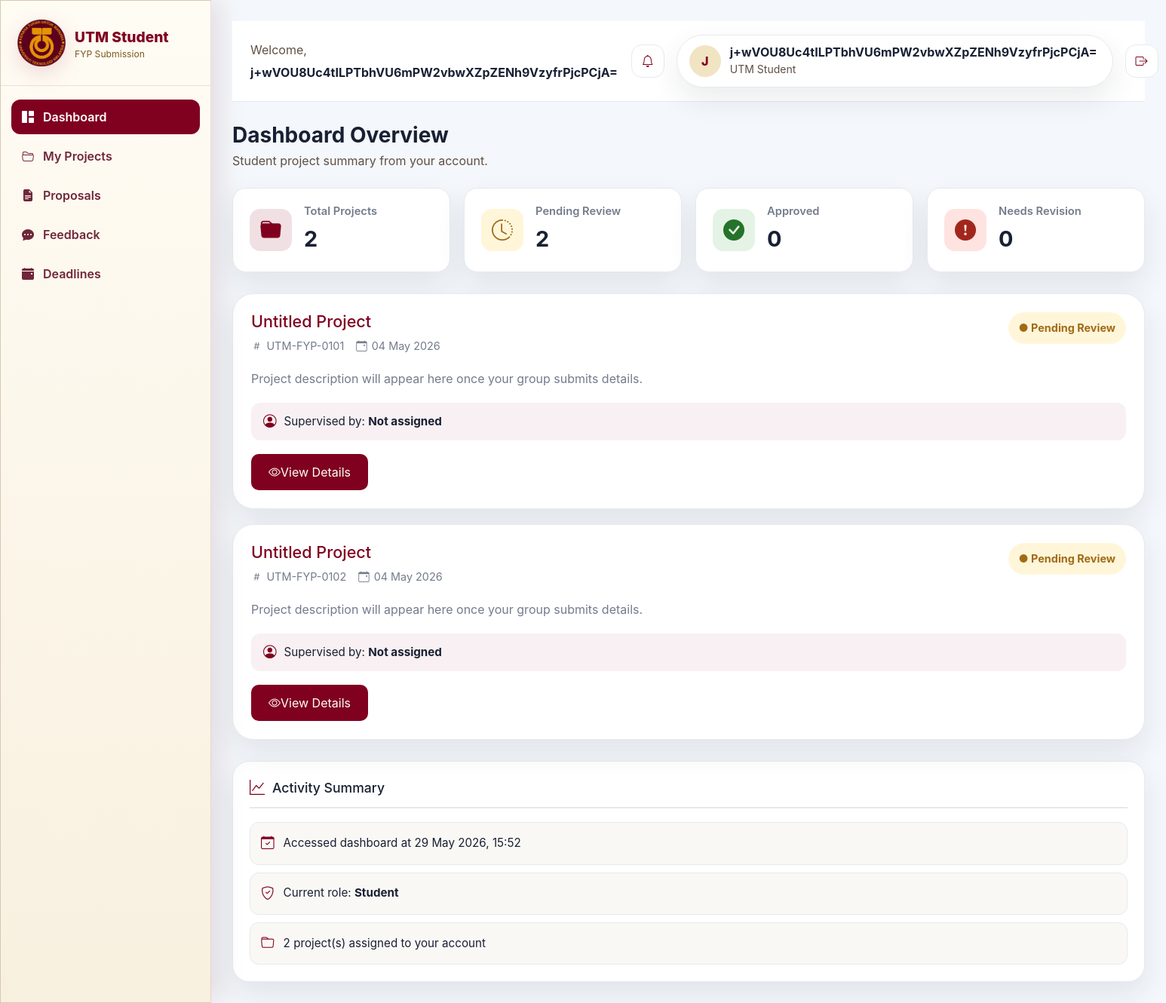
The page /student/student_dashboard.php (signed in) on the database its author committed.
### tables this page shows
CREATE TABLE projects (
  project_id INTEGER PRIMARY KEY AUTOINCREMENT,
  title_encrypted TEXT NOT NULL,
  description_encrypted TEXT,
  lecturer_id INTEGER REFERENCES users(user_id),
  study_year INTEGER CHECK (study_year BETWEEN 1 AND 5),
  created_at DATETIME DEFAULT CURRENT_TIMESTAMP
);

CREATE TABLE users (
  user_id INTEGER PRIMARY KEY AUTOINCREMENT,
  name_encrypted TEXT NOT NULL,
  email_hash TEXT NOT NULL UNIQUE,
  email_encrypted TEXT NOT NULL,
  password_hash TEXT NOT NULL,
  role TEXT CHECK (role IN ('admin', 'lecturer', 'student')),
  created_by INTEGER REFERENCES users(user_id),
  created_at DATETIME DEFAULT CURRENT_TIMESTAMP
);

### student/student_dashboard.php (called while the page is built)
<?php
require_once __DIR__ . '/student_header.php';
require_once __DIR__ . '/student_dashboard_content.php';
?>

### database/encryption.php (called while the page is built, shortened)
<?php
function getEncryptionKey(): string {
    $key = bin2hex(random_bytes(32));
    return $key;
}
function decryptData(string $encoded): string {
    $key = hex2bin(getEncryptionKey());
    $data = base64_decode($encoded);
    $iv = substr($data, 0, 12);
    $tag = substr($data, 12, 16);
    $ciphertext = substr($data, 28);
    $result = openssl_decrypt($ciphertext, 'aes-256-gcm', $key, OPENSSL_RAW_DATA, $iv, $tag, '');
    if ($result === false) {
        throw new RuntimeException('Decryption failed');
    }
    return $result;
}

### student/student_dashboard_content.php (the view, shortened to what this page needs)
            <section class="d-flex align-items-center justify-content-between flex-wrap gap-3 mb-4">
                <div>
                    <h1 class="h3 fw-bold mb-1">Dashboard Overview</h1>
                    <p class="text-muted mb-0">Student project summary from your account.</p>
                </div>
            </section>
            <section class="stats-grid">
                <div class="stat-card stat-card-total">
                    <div class="stat-icon"><i class="bi bi-folder-fill"></i></div>
                    <div class="stat-content">
                        <h3>Total Projects</h3>
                        <strong><?= e((string) $summary['total']) ?></strong>
                    </div>
                </div>
                <div class="stat-card stat-card-pending">
                    <div class="stat-icon"><i class="bi bi-clock-history"></i></div>
                    <div class="stat-content">
                        <h3>Pending Review</h3>
                        <strong><?= e((string) $summary['pending']) ?></strong>
                    </div>
                </div>
                <div class="stat-card stat-card-approved">
                    <div class="stat-icon"><i class="bi bi-check-circle-fill"></i></div>
                    <div class="stat-content">
                        <h3>Approved</h3>
                        <strong><?= e((string) $summary['approved']) ?></strong>
                    </div>
                </div>
                <div class="stat-card stat-card-rejected">
                    <div class="stat-icon"><i class="bi bi-exclamation-circle-fill"></i></div>
                    <div class="stat-content">
                        <h3>Needs Revision</h3>
                        <strong><?= e((string) $summary['rejected']) ?></strong>
                    </div>
                </div>
            </section>
            <section class="projects-grid">
                <?php if (count($projects) === 0): ?>
                    <div class="project-card">
                        <div>
                            <h2>No Projects Assigned Yet</h2>
                            <p class="project-description">You currently have no project assignments. Your supervisor will assign a project once your group is confirmed.</p>
                        </div>
                    </div>
                <?php else: ?>
                    <?php foreach ($projects as $project): ?>
                        <?php
                            $title = decryptValue($project['title_encrypted'] ?? '');
                            $description = decryptValue($project['description_encrypted'] ?? '');
                            $supervisor = decryptValue($project['lecturer_name'] ?? '');
                            $projectStatus = $project['submission_status'] ?: 'pending';
                            $statusText = $statusLabel($projectStatus);
                            $created = $project['created_at'] ? date('d M Y', strtotime($project['created_at'])) : '';
                            $projectCode = 'UTM-FYP-' . str_pad((string) $project['project_id'], 4, '0', STR_PAD_LEFT);
                        ?>
                        <article class="project-card">
                            <div class="project-card-header">
                                <div class="project-title-section">
                                    <h2><?= e($title ?: 'Untitled Project') ?></h2>
                                    <div class="project-meta-inline">
                                        <span class="project-code"><i class="bi bi-hash"></i> <?= e($projectCode) ?></span>
                                        <span class="project-date"><i class="bi bi-calendar-event"></i> <?= e($created ?: 'N/A') ?></span>
                                    </div>
                                </div>
                                <span class="project-badge <?= e($statusClass($projectStatus)) ?>">● <?= e($statusText) ?></span>
                            </div>
                            <p class="project-description"><?= e($description ?: 'Project description will appear here once your group submits details.') ?></p>
                            <div class="project-supervisor">
                                <i class="bi bi-person-circle"></i>
                                <span>Supervised by: <strong><?= e($supervisor ?: 'Not assigned') ?></strong></span>
                            </div>
                            <div class="project-actions">
                                <a href="student_project.php?project_id=<?= e($project['project_id']) ?>" class="btn btn-primary"><i class="bi bi-eye"></i> View Details</a>
                            </div>
                        </article>
                    <?php endforeach; ?>
                <?php endif; ?>
            </section>
            <section class="activity-panel">
                <div class="activity-header">
                    <h3><i class="bi bi-graph-up"></i> Activity Summary</h3>
                </div>
                <ul class="activity-list">
                    <li><i class="bi bi-calendar-check"></i> <span>Accessed dashboard at <?= date('d M Y, H:i') ?></span></li>
                    <li><i class="bi bi-shield-check"></i> <span>Current role: <strong>Student</strong></span></li>
                    <li><i class="bi bi-folder"></i> <span><?= e((string) $summary['total']) ?> project(s) assigned to your account</span></li>
                </ul>
            </section>
        </main>
    </div>
</body>
</html>

### public/utm-theme.css (style rules this page uses)
:root { --utm-maroon: #800020; --utm-maroon-dark: #500014; --utm-gold: #F2A900; --utm-gold-soft: #f9d67b; --utm-white: #FFFFFF; --utm-dark: #222222; --utm-bg: #f5f2ee; --utm-surface: #ffffff; --utm-surface-soft: #fbf1e6; --utm-border: #d8c7b3; --utm-muted: #5f5045; --utm-shadow: 0 18px 46px rgba(0, 0, 0, 0.12); --utm-transition: 0.22s ease; }
* { box-sizing: border-box; }
html { scroll-behavior: smooth; }
body { margin: 0; min-height: 100%; font-family: 'DM Sans', 'Plus Jakarta Sans', sans-serif; color: var(--utm-dark); background: radial-gradient(circle at top left, rgba(242, 169, 0, 0.08), transparent 32%), linear-gradient(180deg, #fffdfa 0%, var(--utm-bg) 100%); }
a { color: var(--utm-maroon); text-decoration: none; transition: color var(--utm-transition); }
.btn, .btn-primary, .btn-utm { display: inline-flex; align-items: center; justify-content: center; padding: 12px 18px; border-radius: 10px; border: none; background: var(--utm-maroon); color: var(--utm-white); cursor: pointer; transition: background var(--utm-transition), transform var(--utm-transition), box-shadow var(--utm-transition); }
.text-muted { color: var(--utm-muted) !important; }

### rows shown on the page
projects: title_encrypted "Untitled Project", project_id "UTM-FYP-0101", created_at "04 May 2026", statusText "Pending Review", description_encrypted "Project description will appear here once your group submits details.", lecturer.name_encrypted "Not assigned"
projects: title_encrypted "Untitled Project", project_id "UTM-FYP-0102", created_at "04 May 2026", statusText "Pending Review", description_encrypted "Project description will appear here once your group submits details.", lecturer.name_encrypted "Not assigned"

### other values the page prints
$studentName "j+wVOU8Uc4tILPTbhVU6mPW2vbwXZpZENh9VzyfrPjcPCjA="
substr($studentName, 0, 1) "J"
$summary['total'] "2"
$summary['pending'] "2"
$summary['approved'] "0"
$summary['rejected'] "0"
